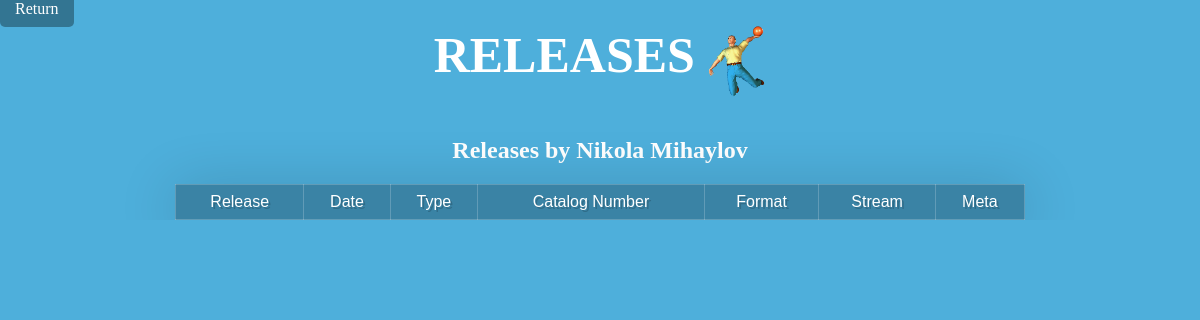
The app's page /releases.php?MemberName=Nikola Mihaylov, older data.
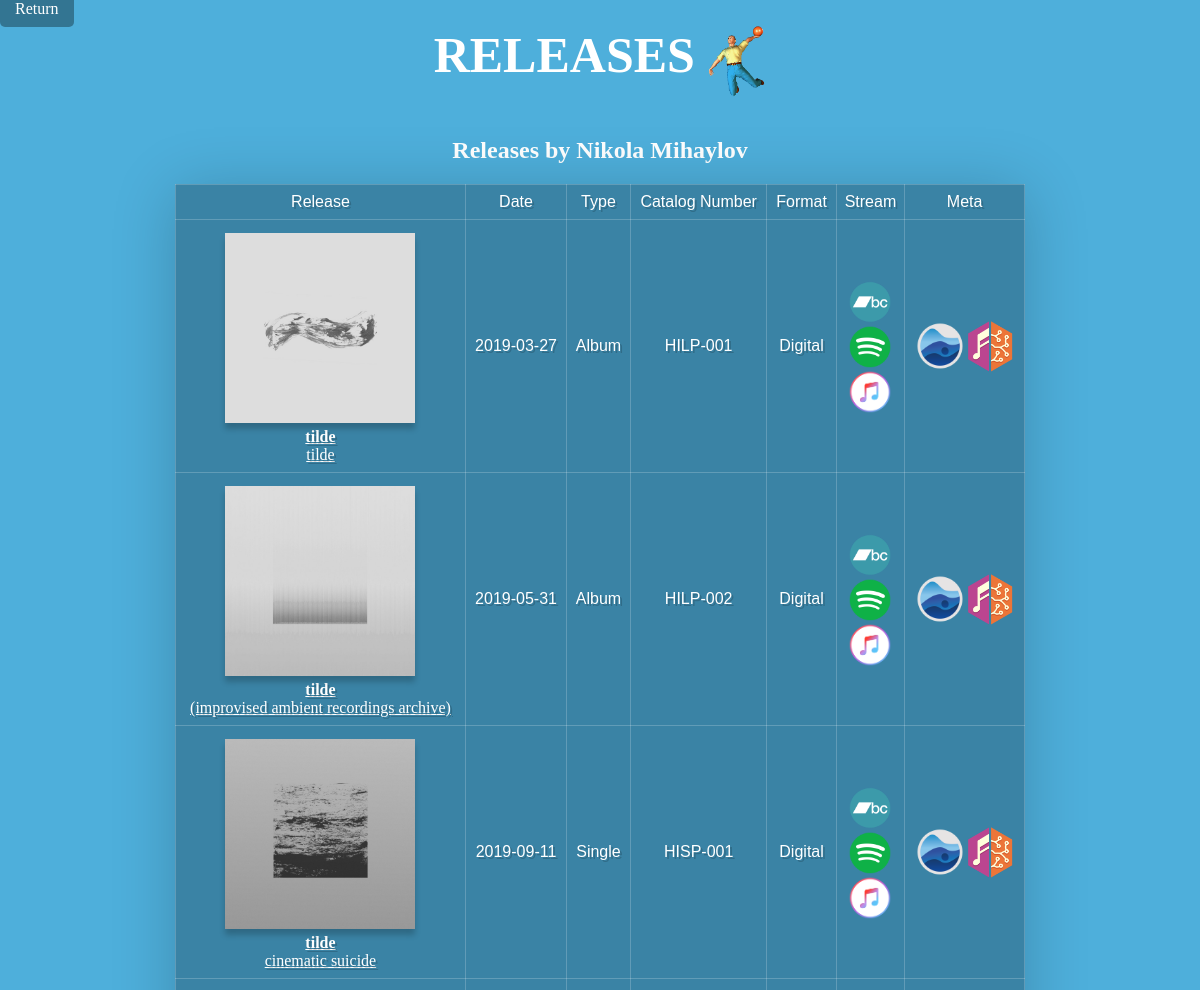
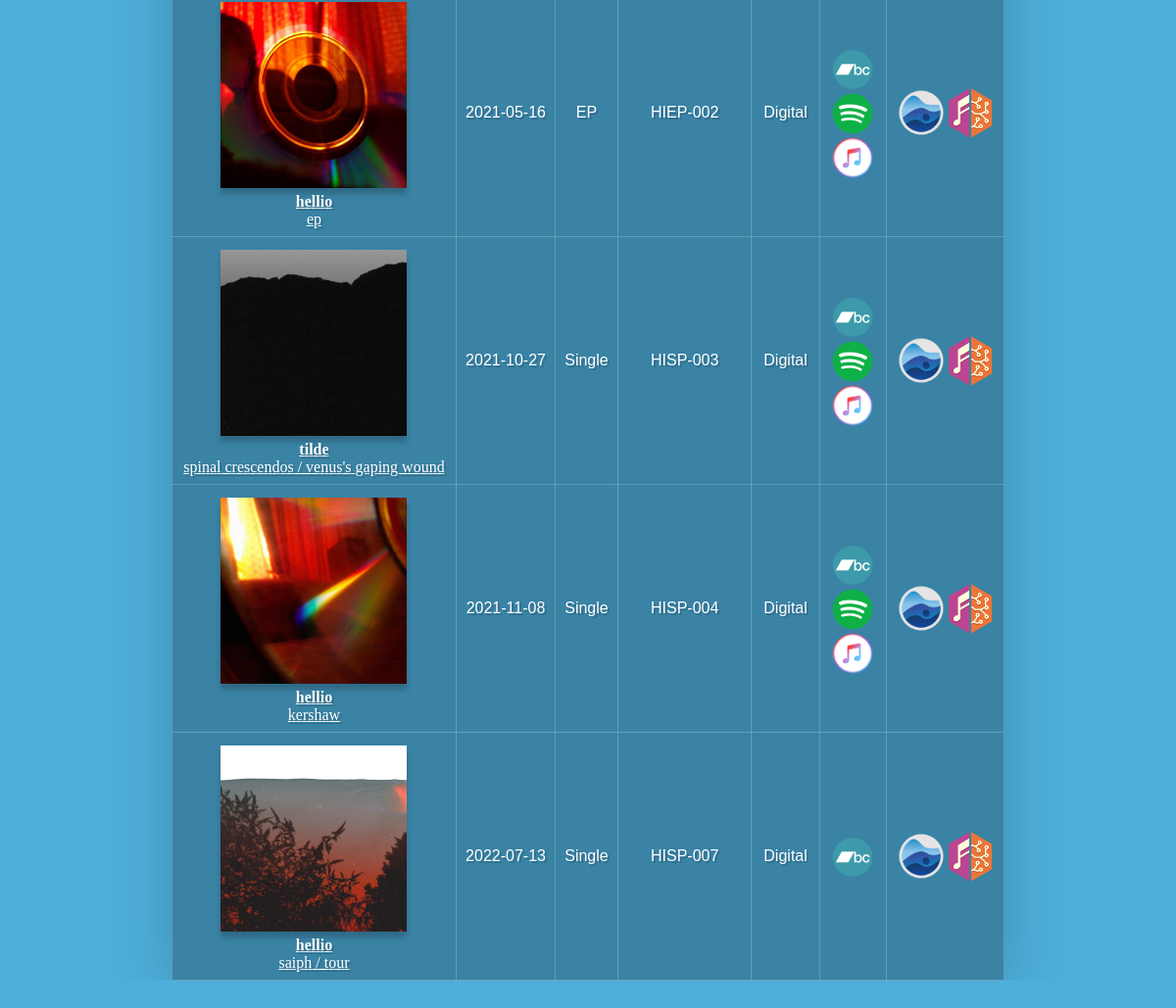
The same page, newer data (2 pictures, top to bottom).
### tables this page shows
CREATE TABLE "Release" (
	"Cat"	TEXT,
	"LabelID"	INTEGER,
	"AliasID"	INTEGER,
	"Title"	TEXT NOT NULL,
	"CoverArt"	TEXT,
	"Metadata"	TEXT,
	"ReleaseDate"	NUMERIC,
	"ReleaseType"	TEXT,
	"StreamBC"	TEXT,
	"StreamS"	TEXT,
	"StreamAM"	TEXT,
	"MetaRYM"	TEXT,
	"MetaMB"	TEXT,
	FOREIGN KEY("LabelID") REFERENCES "Label"("LabelID"),
	FOREIGN KEY("AliasID") REFERENCES "Aliases"("AliasID"),
	PRIMARY KEY("Cat")
);

### releases.php (the view, shortened to what this page needs)
<?php
$connection = new SQLite3('releases.db');
$memberName = isset($_GET['MemberName']) ? $_GET['MemberName'] : '';
$query = '
SELECT
    r.Cat,
    a.AliasName AS ArtistName,  -- Use AliasName for display
    r.Title,
    r.ReleaseDate,
    r.ReleaseType,
    r.CoverArt,
    r.StreamBC,
    r.StreamS,
    r.StreamAM,
    r.MetaRYM,
    r.MetaMB,
    GROUP_CONCAT(f.FormatName, ", ") AS ReleaseFormats
FROM Release r
JOIN Aliases a ON r.AliasID = a.AliasID
LEFT JOIN ReleaseFormats rf ON r.Cat = rf.ReleaseCat
LEFT JOIN Formats f ON rf.FormatID = f.FormatID
';
if (!empty($memberName)) {
    $query .= ' WHERE a.MemberName = :memberName ';
}
$query .= ' GROUP BY r.Cat ORDER BY r.ReleaseDate';
$statement = $connection->prepare($query);
if (!empty($memberName)) {
    $statement->bindValue(':memberName', $memberName, SQLITE3_TEXT);
}
$results = $statement->execute();
$releases = [];
while ($row = $results->fetchArray(SQLITE3_ASSOC)) {
    $releases[] = $row;
}
?>
<!DOCTYPE html>
<html lang="en">
<head>
    <link rel="stylesheet" type="text/css" href="css/style.css">
</head>
<body>
<header>
    <a href="index.php" class="linkNavigation">Return</a>
</header>
<main>
    <h1>
        RELEASES
        <img src="media/baller.png" alt="Fixed Image" class="baller">
    </h1>
    <div class="release-table">
        <?php
        if (!empty($memberName)) {
            echo '<h2>Releases by ' . htmlspecialchars($memberName) . '</h2>';
        }
        echo '<table class="desktop-table">';
        echo '
            <tr>
                <td>Release</td>
                <td>Date</td>
                <td>Type</td>
                <td>Catalog Number</td>
                <td>Format</td>
                <td>Stream</td>
                <td>Meta</td>
            </tr>';
        foreach ($releases as $row) {
            echo '<tr>';
            echo '
                    <td><a href="release-details.php?cat=' . $row['Cat'] . '">
                            <img src="media/releases/' . $row['Cat'] . '.jpg" width="200px"><br>
                            <b>' . htmlspecialchars($row['ArtistName']) . '</b> <br> ' . htmlspecialchars($row['Title']) . '
                        </a></td>';
            echo '<td>' . htmlspecialchars($row['ReleaseDate']) . '</td>';
            echo '<td>' . htmlspecialchars($row['ReleaseType']) . '</td>';
            echo '<td>' . htmlspecialchars($row['Cat']) . '</td>';
            echo '<td>' . htmlspecialchars($row['ReleaseFormats']) . '</td>';
            echo '<td class="streaming">';
            if (!empty($row['StreamBC'])) {
                echo '<a href="' . htmlspecialchars($row['StreamBC']) . '" target="_blank"><img class="streaming" src="media/bandcamp.png" width="50px"></a>';
            }
            if (!empty($row['StreamS'])) {
                echo '<a href="' . htmlspecialchars($row['StreamS']) . '" target="_blank"><img class="streaming" src="media/spotify.png" width="50px"></a>';
            }
            if (!empty($row['StreamAM'])) {
                echo '<a href="' . htmlspecialchars($row['StreamAM']) . '" target="_blank"><img class="streaming" src="media/applemusic.png" width="50px"></a>';
            }
            echo '</td>';
            echo '<td>';
            if (!empty($row['MetaRYM'])) {
                echo '<a href="' . htmlspecialchars($row['MetaRYM']) . '" target="_blank"><img class="streaming" src="media/rym.png" width="50px"></a>';
            }
            if (!empty($row['MetaMB'])) {
                echo '<a href="' . htmlspecialchars($row['MetaMB']) . '" target="_blank"><img class="streaming" src="media/mb.png" width="50px"></a>';
            }
            echo '</td>';
            echo '</tr>';
        }
        echo '</table>';
        ?>
    </div>
</main>
<footer>
    <br>
</footer>
</body>
</html>

### css/style.css (style rules this page uses)
body { background-color: #4eafdb; margin: auto; }
title, h1, h2, p, div, a, nav { color: #ffffff; text-align: center; font-family: 'typeface'; }
h1 { margin: 0; font-size: 50px; line-height: 75px; }
h2, p, a { margin-left: auto; }
img { display: inline-block; margin: auto; scale: 95%; box-shadow: 0 6px 6px rgba(0, 0, 0, 0.2); vertical-align: middle; animation: fadein 1s; }
.sticky-button, .linkNavigation { background-color: #285b72af; color: white; padding: 10px 20px; border-radius: 5px; text-decoration: none; }
.linkNavigation { padding: 10px 15px; margin: auto; }
table { background-color: #3a83a5; color: #ffffff; font-family: 'Lucida Sans Unicode', 'Lucida Grande', sans-serif; box-shadow: 0 6px 60px rgba(0, 0, 0, 0.2); text-align: center; border-collapse: collapse; width: 70%; margin: auto; backdrop-filter: blur(10px); }
td, th { border: 1px solid #ffffff33; padding: 0.5rem; font-size: 100%; text-shadow: 2px 2px #0000002c; }
.release-table, .member-table { overflow-x: auto; }
@media screen and (min-width: 769px) { .desktop-table { display: table; min-width: 700px; max-width: 850px; } }
.logo, .baller, .streaming { box-shadow: 0 0px 0px rgba(0, 0, 0, 0.2); }
.baller { top: 0; right: 0; width: 59px; z-index: 1; }
.streaming { width: 50px; scale: 90%; }
.desktop-table, .mobile-table { border-collapse: collapse; width: 100%; }
h1 { margin-bottom: 20px; }
@media screen and (min-width: 769px) { .desktop-table { display: table; } }
footer { text-align: center; }
footer { text-align: center; margin-top: 30px; }

Row changes from the older to the newer data that the page shows:
added release: Cat (picture), ArtistName "tilde", Title "tilde", ReleaseDate "2019-03-27", ReleaseType "Album", Cat "HILP-001", ReleaseFormats "Digital"
added release: Cat (picture), ArtistName "tilde", Title "(improvised ambient recordings archive)", ReleaseDate "2019-05-31", ReleaseType "Album", Cat "HILP-002", ReleaseFormats "Digital"
added release: Cat (picture), ArtistName "tilde", Title "cinematic suicide", ReleaseDate "2019-09-11", ReleaseType "Single", Cat "HISP-001", ReleaseFormats "Digital"
added release: Cat (picture), ArtistName "hellio", Title "ep", ReleaseDate "2021-05-16", ReleaseType "EP", Cat "HIEP-002", ReleaseFormats "Digital"
added release: Cat (picture), ArtistName "tilde", Title "spinal crescendos / venus's gaping wound", ReleaseDate "2021-10-27", ReleaseType "Single", Cat "HISP-003", ReleaseFormats "Digital"
added release: Cat (picture), ArtistName "hellio", Title "kershaw", ReleaseDate "2021-11-08", ReleaseType "Single", Cat "HISP-004", ReleaseFormats "Digital"
added release: Cat (picture), ArtistName "hellio", Title "saiph / tour", ReleaseDate "2022-07-13", ReleaseType "Single", Cat "HISP-007", ReleaseFormats "Digital"
